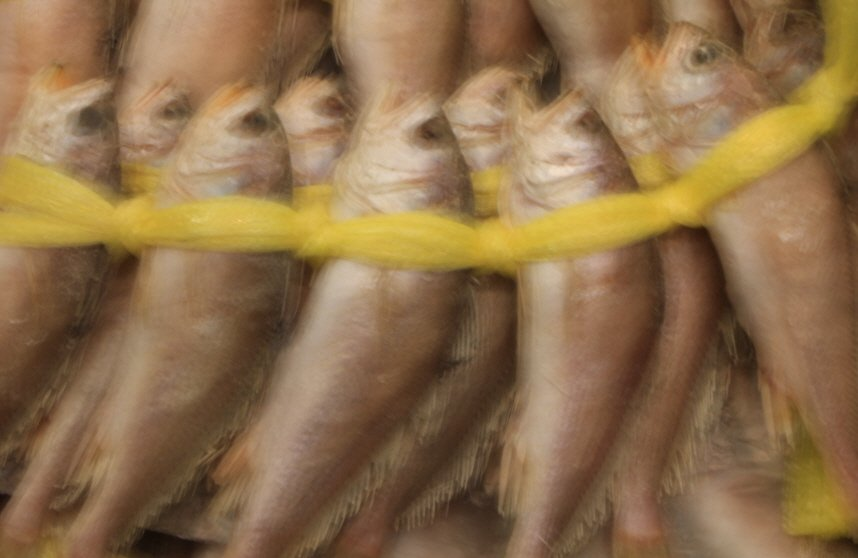
%> input picture MATLAB/blinddeconv/fishes.jpg, 858 x 558 px
$ octave test_blind_deconv.m   (GNU Octave 9; MATLAB toolbox functions it lacks are replaced by stand-ins)
%> lines starting %> are read from the running program, lines starting %| are printed output that depends on the picture
### MATLAB/blinddeconv/ms_blind_deconv.m
function [yorig, deblur, kernel, opts] = ms_blind_deconv(fn, opts)
%> called with fn = 'fishes.jpg'

%
% Do multi-scale blind deconvolution given input file name and options
% structure opts. Returns a double deblurred image along with estimated
% kernel. Following the kernel estimation, a non-blind deconvolution is run.
%
% Copyright (2011): Dilip Krishnan, Rob Fergus, New York University.
%

if (isempty(fn))
  if (isempty(opts.blur))
    fprintf('No image provided in fn or opts.blur!!!\n');
    return;
  else
    y = opts.blur;
  end;
else
  y = im2double(imread(fn));
end;

% prescale the image if it's too big; kernel size is defined for the SCALED image
for k = 1:size(y, 3)
  y1(:, :, k) = imresize(y(:, :, k), opts.prescale, 'bilinear');
end;
y = y1;

% save off for non-blind deconvolution
yorig = y;

% gamma correct
y = y.^opts.gamma_correct;

% use a window to estimate kernel
if (~isempty(opts.kernel_est_win))
  w = opts.kernel_est_win;
  if (size(y, 3) == 3)
    y = rgb2gray(y([w(1):w(3)], [w(2):w(4)], :));
  end;
else
  if (size(y, 3) == 3)
    y = rgb2gray(y);
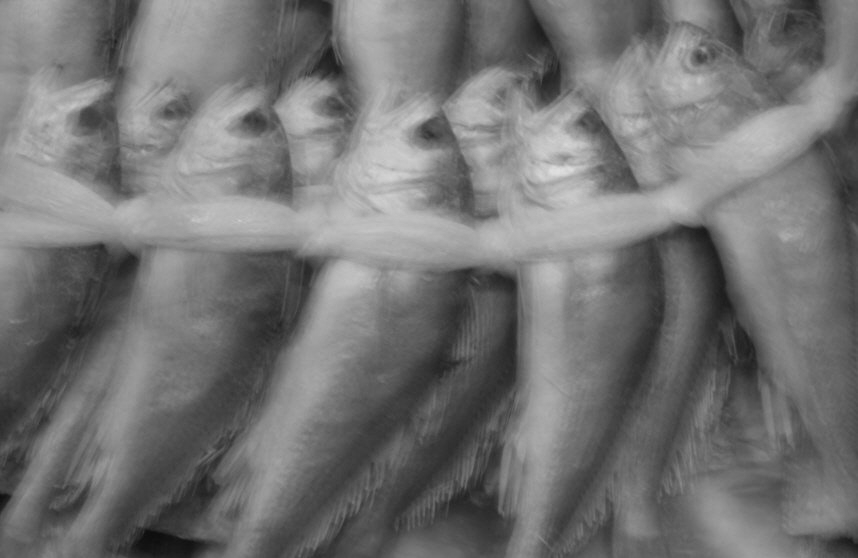
%> y: size 558x858 double; min 0.0526, max 0.881, mean 0.455
  end;
end;

b = zeros(opts.kernel_size);
bhs = floor(size(b, 1)/2);

% set kernel size for coarsest level - must be odd
minsize = max(3, 2*floor(((opts.kernel_size - 1)/16)) + 1);
fprintf('Kernel size at coarsest level is %d\n', minsize);

% derivative filters
dx = [-1 1; 0 0];
dy = [-1 0; 1 0];

% l2 norm of gradient images
l2norm = 6;

resize_step = sqrt(2);
% determine number of scales
num_scales = 1;
tmp = minsize;
while(tmp < opts.kernel_size)
  ksize(num_scales) = tmp;
  num_scales = num_scales + 1;
  tmp = ceil(tmp * resize_step);
  if (mod(tmp, 2) == 0)
    tmp = tmp + 1;
  end;
end;
%> the loop in ms_blind_deconv, `for s = 1:num_scales` made 1 pass
%> pass 1, in ms_blind_deconv, `yx = conv2(ys, dx, 'valid');`:
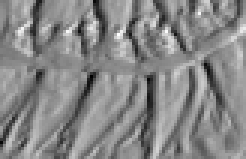
%> yx: size 53x82 double (shown 3 times larger); min -0.224, max 0.201, mean 0.00139; drawn with min black and max white
%> pass 1, in ms_blind_deconv, `yy = conv2(ys, dy, 'valid');`:
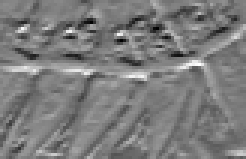
%> yy: size 53x82 double (shown 3 times larger); min -0.226, max 0.242, mean 0.00171; drawn with min black and max white
%> pass 1, in ms_blind_deconv, `g = [yx yy];`:
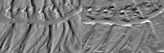
%> g: size 53x164 double; min -0.226, max 0.242, mean 0.00155; drawn with min black and max white
ksize(num_scales) = opts.kernel_size;


% blind deconvolution - multiscale processing
for s = 1:num_scales
  if (s == 1)
    % at coarsest level, initialize kernel
    ks{s} = init_kernel(ksize(1));
    k1 = ksize(1);
    k2 = k1; % always square kernel assumed
  else
    % upsample kernel from previous level to next finer level
    k1 = ksize(s);
    k2 = k1; % always square kernel assumed

    % resize kernel from previous level
    tmp = ks{s-1};
    tmp(tmp<0) = 0;
    tmp = tmp/sum(tmp(:));
    ks{s} = imresize(tmp, [k1 k2], 'bilinear');
    % bilinear interpolantion not guaranteed to sum to 1 - so renormalize
    ks{s}(ks{s} < 0) = 0;
    sumk = sum(ks{s}(:));
    ks{s} = ks{s}./sumk;
  end;

  % image size at this level
  r = floor(size(y, 1) * k1 / size(b, 1));
  c = floor(size(y, 2) * k2 / size(b, 2));

  if (s == num_scales)
    r = size(y, 1);
    c = size(y, 2);
  end;

  fprintf('Processing scale %d/%d; kernel size %dx%d; image size %dx%d\n', ...
            s, num_scales, k1, k2, r, c);


  % resize y according to the ratio of filter sizes
  ys = imresize(y, [r c], 'bilinear');
  yx = conv2(ys, dx, 'valid');
  yy = conv2(ys, dy, 'valid');

  c = min(size(yx, 2), size(yy, 2));
  r = min(size(yx, 1), size(yy, 1));

  g = [yx yy];

  % normalize to have l2 norm of a certain size
  tmp1 = g(:, 1:c);
  tmp1 = tmp1*l2norm/norm(tmp1(:));
  g(:, 1:c) = tmp1;
  tmp1 = g(:, c+1:end);
  tmp1 = tmp1*l2norm/norm(tmp1(:));
  g(:, c+1:end) = tmp1;

  if (s == 1)
    ls{s} = g;
  else
    if (error_flag ~= 0)
      ls{s} = g;
    else
      % upscale the estimated derivative image from previous level
      c1 = (size(ls{s - 1}, 2)) / 2;
      tmp1 = ls{s - 1}(:, 1:c1);
      tmp1_up = imresize(tmp1, [r c], 'bilinear');
      tmp2 = ls{s - 1}(:, c1 + 1 : end);
      tmp2_up = imresize(tmp2, [r c], 'bilinear');
      ls{s} = [tmp1_up tmp2_up];
    end;
  end;

  tmp1 = ls{s}(:, 1:c);
  tmp1 = tmp1*l2norm/norm(tmp1(:));
  ls{s}(:, 1:c) = tmp1;
  tmp1 = ls{s}(:, c+1:end);
  tmp1 = tmp1*l2norm/norm(tmp1(:));
  ls{s}(:, c+1:end) = tmp1;

  % call kernel estimation for this scale
  opts.lambda{s} = opts.min_lambda;

%> the run ends on the next line
  [ls{s} ks{s} error_flag] = ss_blind_deconv(g, ls{s}, ks{s}, opts.lambda{s}, ...
                                               opts.delta, opts.x_in_iter, opts.x_out_iter, ...
                                               opts.xk_iter, opts.k_reg_wt);

  if (error_flag < 0)
    ks{s}(:) = 0;
    ks{s}(ceil(size(ks{s}, 1)/2), ceil(size(ks{s}, 2)/2)) = 1;
    fprintf('Bad error - just set output to delta kernel and return\n');
  end;

   % center the kernel
  c1 = (size(ls{s}, 2)) / 2;
  tmp1 = ls{s}(:, 1:c1);
  tmp2 = ls{s}(:, c1 + 1 : end);
  [tmp1_shifted tmp2_shifted ks{s}] = center_kernel_separate(tmp1, tmp2, ks{s});
  ls{s} = [tmp1_shifted tmp2_shifted];

  % set elements below threshold to 0
  if (s == num_scales)
    kernel = ks{s};
    kernel(kernel(:) < opts.k_thresh * max(kernel(:))) = 0;
    kernel = kernel / sum(kernel(:));
  end;
end;

padsize = bhs;
dx = [1 -1];
dy = dx';

if (opts.use_ycbcr)
  if (size(yorig, 3) == 3)
    ycbcr = rgb2ycbcr(yorig);
  else
    ycbcr = yorig;
  end;
  opts.nb_alpha = 1;
end;

if (opts.use_ycbcr == 1)
    ypad = padarray(ycbcr(:,:,1), [padsize padsize], 'replicate', 'both');
    for a = 1:4
      ypad = edgetaper(ypad, kernel);
    end;

    tmp = fast_deconv_bregman(ypad, kernel, opts.nb_lambda, opts.nb_alpha);
    deblur(:, :, 1) = tmp(bhs + 1 : end - bhs, bhs + 1 : end - bhs);
    if (size(ycbcr, 3) == 3)
      deblur(:, :, 2:3) = ycbcr(:, :, 2:3);
      deblur = ycbcr2rgb(deblur);
    end;
else
  for j = 1:3
    ypad = padarray(yorig(:, :, j), [1 1] * bhs, 'replicate', 'both');
    for a = 1:4
      ypad = edgetaper(ypad, kernel);
    end;

    tmp = fast_deconv_bregman(ypad, kernel, opts.nb_lambda, opts.nb_alpha);
    deblur(:, :, j) = tmp(bhs + 1 : end - bhs, bhs + 1 : end - bhs);
  end;
end;

figure; imagesc([uint8(255*yorig) uint8(255*deblur)]); title(['Blurred/' ...
                    'deblurred']);
figure; imagesc(kernel); colormap gray; title('Kernel');

function [k] = init_kernel(minsize)
  k = zeros(minsize, minsize);
  k((minsize - 1)/2, (minsize - 1)/2:(minsize - 1)/2+1) = 1/2;

### MATLAB/blinddeconv/test_blind_deconv.m
opts.kernel_size = 25;

% set kernel_est_win to be the window used for estimating the kernel - if
% this option is empty, whole image will be used
opts.kernel_est_win = [];

% set initial downsampling size for really large images
opts.prescale = 1;

% This is the weight on the likelihood term - it should be decreased for
% noisier images; decreasing it usually makes the kernel "fatter";
% increasing makes the kernel "thinner".
opts.min_lambda = 100;

% Kernel regularization weight
opts.k_reg_wt = 0.0;

% set this to 1 for no gamma correction - default 1.0
opts.gamma_correct = 1.0;

% threshold on fine scale kernel elements
opts.k_thresh = 0.0;

% kernel initialiazation at coarsest level
% 0 = uniform; 1 = vertical bar; 2 = horizontal bar; 3 = tiny 2-pixel
% wide kernel at coarsest level
opts.kernel_init = 3;

% delta step size for ISTA updates; increasing this delta size is not a
% good idea since it may cause divergence. On the other hand decreasing
% it too much will make convergence much slower.
opts.delta = 0.001;

% inner/outer iterations for x estimation
opts.x_in_iter = 2;
opts.x_out_iter = 2;

% maximum number of x/k alternations per level; this is a trade-off
% between performance and quality.
opts.xk_iter = 21;

% non-blind settings
opts.nb_lambda = 3000;
opts.nb_alpha = 1.0;
opts.use_ycbcr = 1;

% [10 lines of commented-out code are left out]
fn = 'fishes.jpg'; opts.kernel_size = 31;

[blur, deblur, kernel, opts] = ms_blind_deconv(fn, opts);

$ run again, with MATLAB/blinddeconv/pietro.tif saved as MATLAB/blinddeconv/fishes.jpg
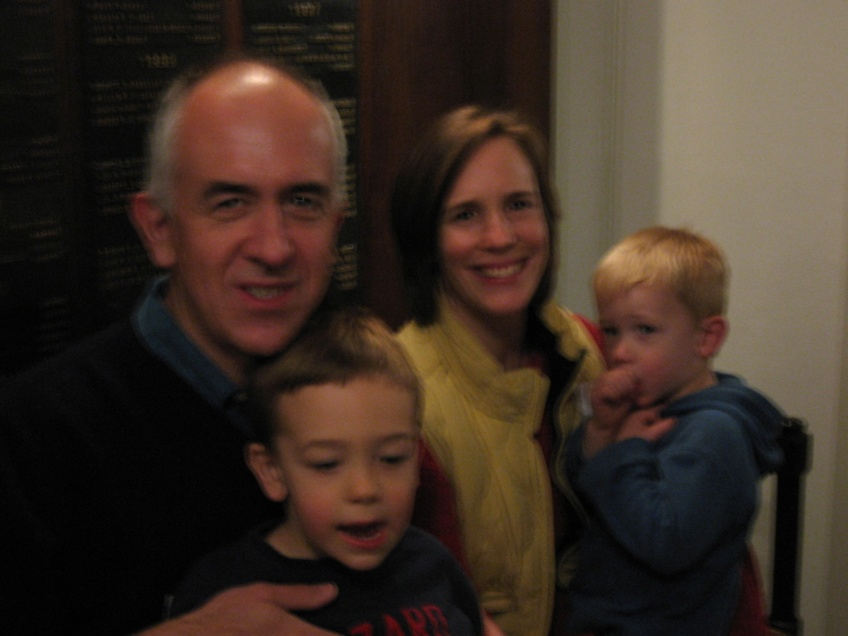
%> input picture MATLAB/blinddeconv/pietro.tif, 848 x 636 px
%> in ms_blind_deconv, `y = rgb2gray(y);`:
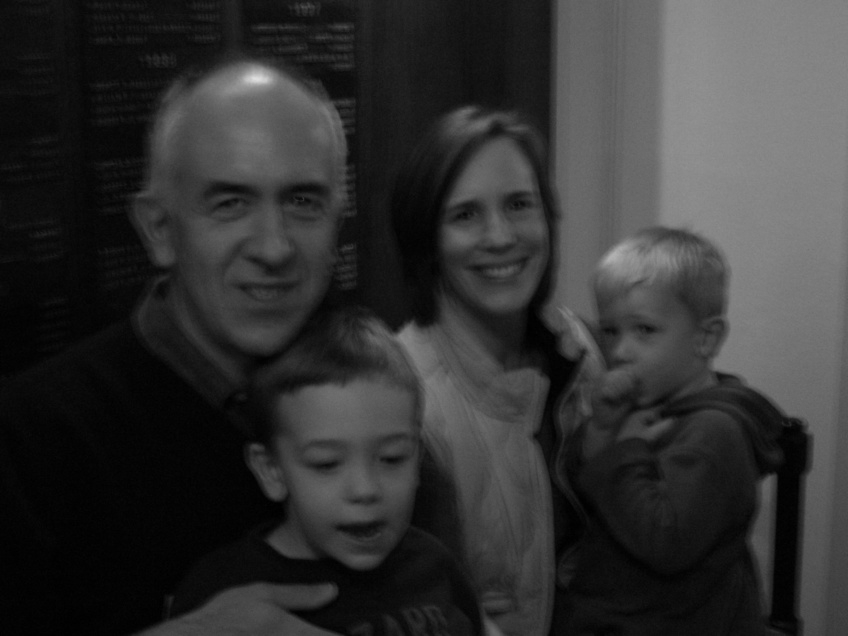
%> y: size 636x848 double; min 0, max 0.878, mean 0.199
%> the loop in ms_blind_deconv, `for s = 1:num_scales` made 1 pass
%> pass 1, in ms_blind_deconv, `g = [yx yy];`:
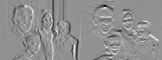
%> g: size 60x162 double; min -0.307, max 0.233, mean -0.00139; drawn with min black and max white

$ run again, with MATLAB/blinddeconv/mukta.jpg copied over MATLAB/blinddeconv/fishes.jpg
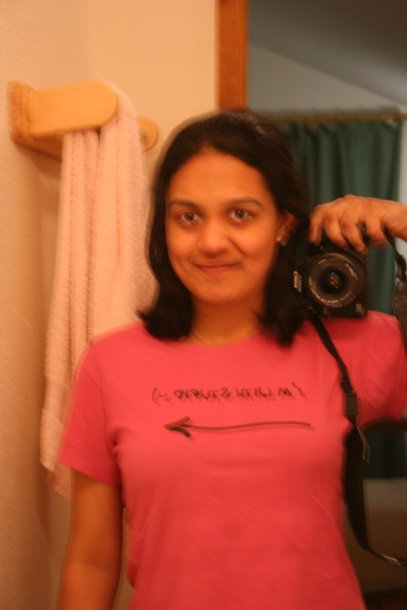
%> input picture MATLAB/blinddeconv/mukta.jpg, 407 x 610 px
%> in ms_blind_deconv, `y = rgb2gray(y);`:
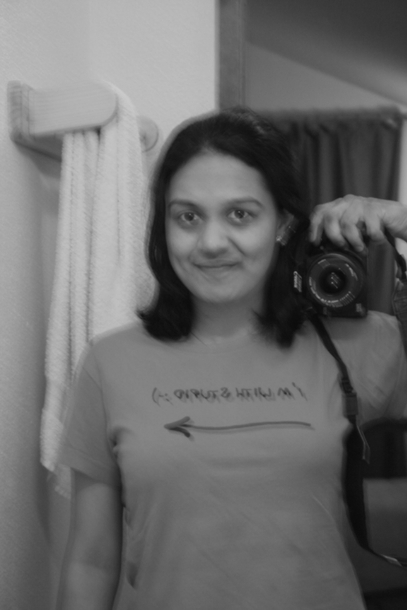
%> y: size 610x407 double; min 0.0395, max 0.798, mean 0.423
%> the loop in ms_blind_deconv, `for s = 1:num_scales` made 1 pass
%> pass 1, in ms_blind_deconv, `g = [yx yy];`:
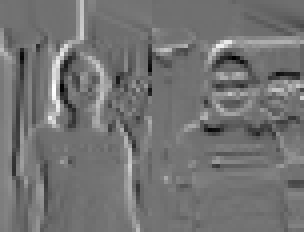
%> g: size 58x76 double (shown 4 times larger); min -0.294, max 0.368, mean 0.00568; drawn with min black and max white
